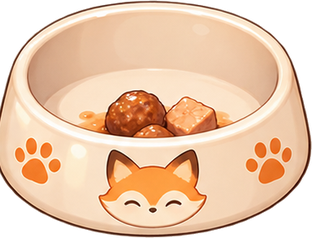
#> input picture assets/fox/food/meat_1.png, 312 x 238 px; its folder holds 4 pictures in this run
$ python bowl_layers.py
#> lines starting #> are read from the running program, lines starting #| are printed output that depends on the picture
"""The front of each food bowl, on its own: assets/fox/food/<name>_front.png, for the layer over the fox.

usage: python tools/bowl_layers.py      (all of assets/fox/food/*.png that aren't fronts already)

The pet shows a bowl in two layers (app.js showBowl): the whole picture under the fox — its back rim, its inside,
the food — and this over it: the bowl's near rim and front wall, so the fox's muzzle goes down into the bowl,
not behind it. The front is what lies below the near arc of the bowl's opening, an ellipse measured off the empty
bowl (OPEN: its centre and radii in px of the 312-wide picture, from the bottom — every picture is the same bowl
cut to its own height, so measured from the bottom it's in the same place).
"""
import glob
import os

import numpy as np
from PIL import Image

ROOT = os.path.dirname(os.path.dirname(os.path.abspath(__file__)))
FOOD = os.path.join(ROOT, 'assets', 'fox', 'food')
OPEN = {'cx': 156, 'cy_up': 158, 'rx': 121, 'ry': 62}  # (centre x; centre's height above the bottom; radii)


def front(path):
#> called with path = 'assets/fox/food/meat_1.png'
    im = Image.open(path).convert('RGBA')
#> im is the input picture: PIL image 312x238 RGBA; mean R, G, B, A 193.9, 159.3, 131, 209.3
    a = np.asarray(im).copy()
    h, w = a.shape[:2]
#> h = 238; w = 312
    k = w / 312
#> k = 1
    cx, cy, rx, ry = OPEN['cx'] * k, h - OPEN['cy_up'] * k, OPEN['rx'] * k, OPEN['ry'] * k
#> cx = 156; cy = 80; rx = 121; ry = 62
    xs = np.arange(w)
#> xs = 312 values from 0 to 311
    u = np.clip((xs - cx) / rx, -1, 1)
#> u = 312 values from -1 to 1
    arc = cy + ry * np.sqrt(1 - u * u)  # (the opening's near edge; past its sides, its middle height)
    arc[np.abs(xs - cx) >= rx] = cy
    ys = np.arange(h)[:, None]
#> ys = 238 values from 0 to 237
    a[..., 3] = np.where(ys > arc[None, :] - 1, a[..., 3], 0)
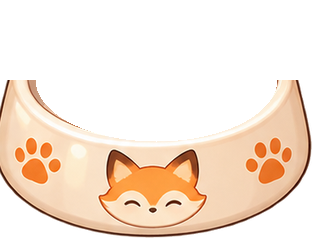
#> a: shape (238, 312, 4); mean R, G, B, A 193.9, 159.3, 131, 107.5; transparent parts drawn white
    out = path[:-4] + '_front.png'
    Image.fromarray(a).save(out, optimize=True)
    return out


if __name__ == '__main__':
    for p in sorted(glob.glob(os.path.join(FOOD, '*.png'))):
        if not p.endswith('_front.png'):
            print(os.path.basename(front(p)))
#> pass 2 of the loop `for p in sorted(glob.glob(os.path.join(FOOD, '*.png'))):`:
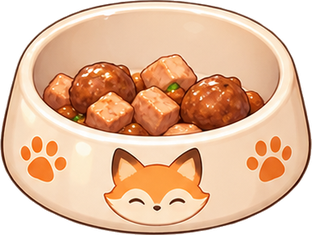
#> input picture assets/fox/food/meat_2.png, 312 x 235 px
#> in front, im is the input picture: PIL image 312x235 RGBA; mean R, G, B, A 186, 145.4, 115.3, 208
#> in front (call 2), `a[..., 3] = np.where(ys > arc[None, :] - 1, a[..., 3], 0)`:
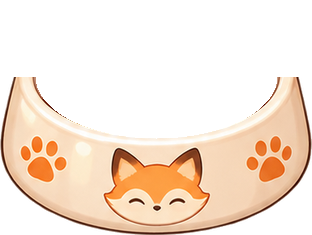
#> a: shape (235, 312, 4); mean R, G, B, A 186, 145.4, 115.3, 107.5; transparent parts drawn white
#> pass 3 of the loop `for p in sorted(glob.glob(os.path.join(FOOD, '*.png'))):`:
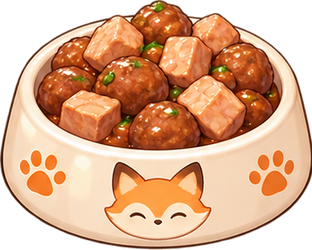
#> input picture assets/fox/food/meat_3.png, 312 x 250 px
#> in front, im is the input picture: PIL image 312x250 RGBA; mean R, G, B, A 168, 121.6, 90, 198.6
#> in front (call 3), `a[..., 3] = np.where(ys > arc[None, :] - 1, a[..., 3], 0)`:
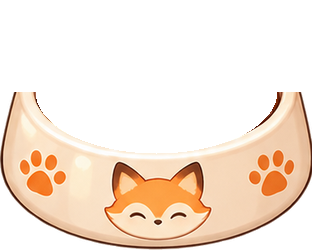
#> a: shape (250, 312, 4); mean R, G, B, A 168, 121.6, 90, 101.4; transparent parts drawn white
#> the loop made 4 passes; the first 3 are shown
